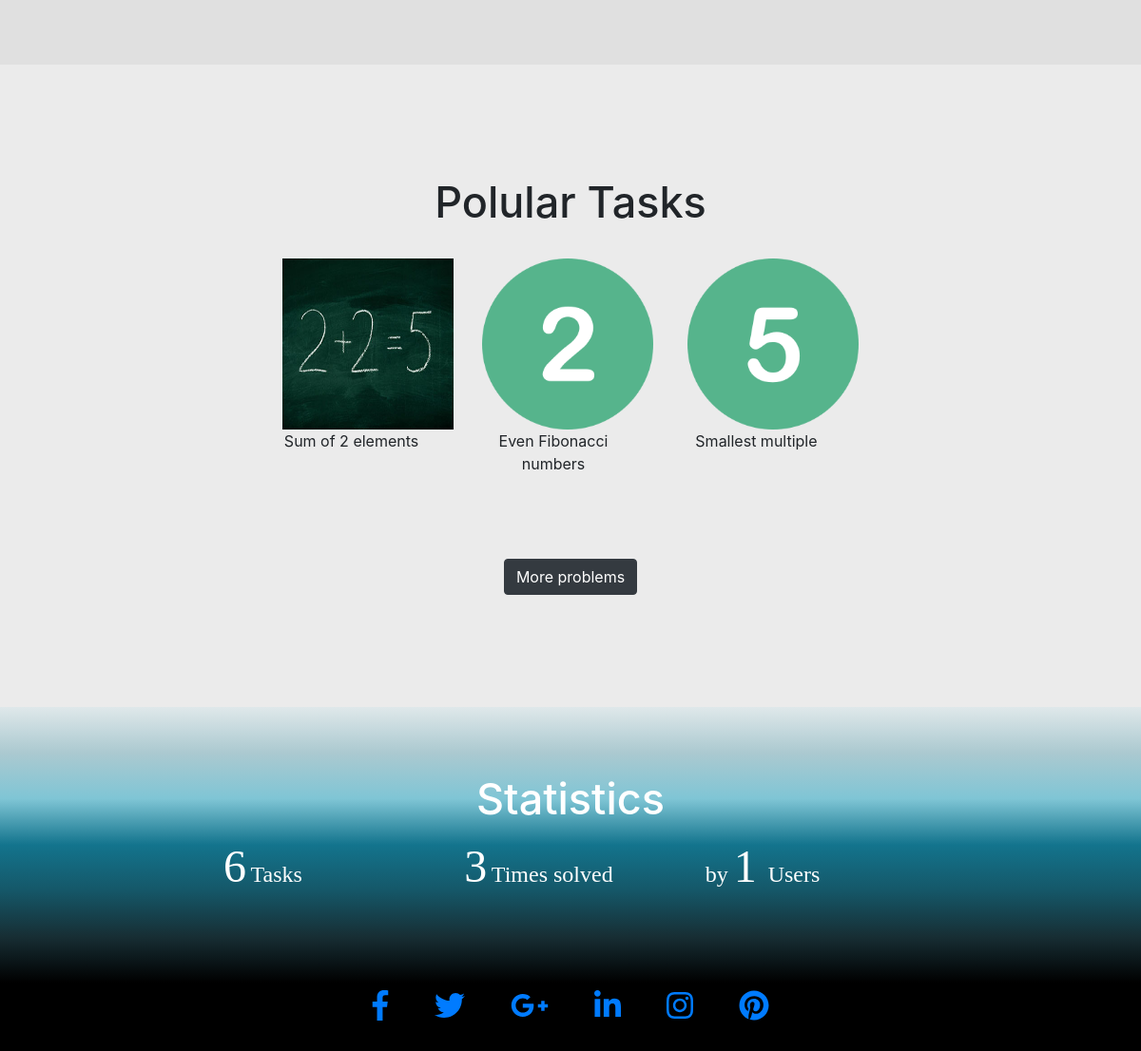
Before: / (lower part) with the older database file.
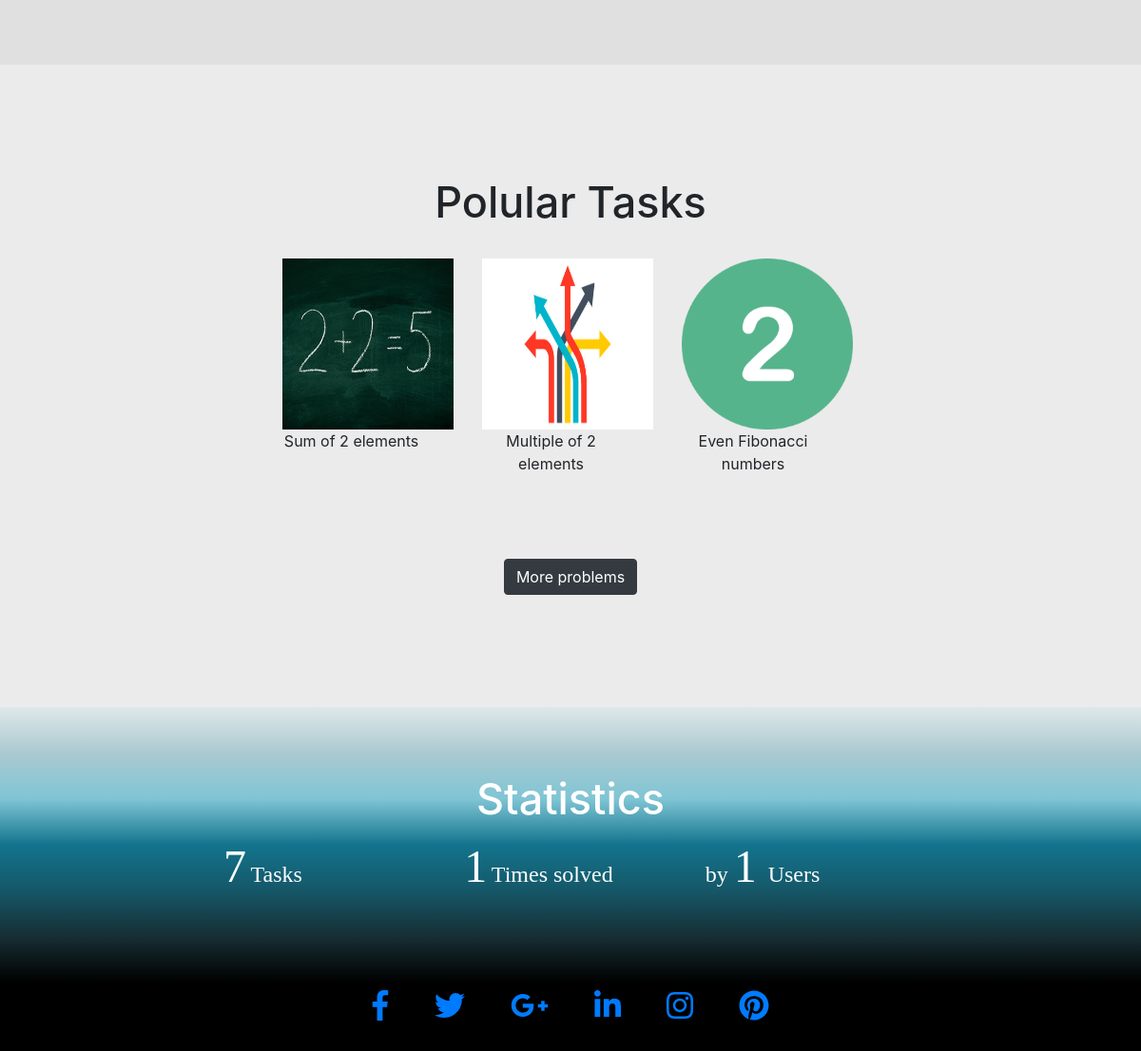
After: the same page with the newer database file.
### myFirstApp/models.py (models this page shows, shortened)
class Task(models.Model):
    task_name   = models.CharField(max_length = 1000)
    task_img    = models.ImageField(upload_to='task_img/', default='NULL')
    task_text   = models.TextField(default="")
    clicks      = models.IntegerField(default=0)

### myFirstApp/views.py (the view)
# urls.py: path('', views.index, name = 'index'),
def index(request):
    tasks   = Task.objects.all().count()
    users   = UserProfileInfo.objects.all().count()
    solved  = Code.objects.filter(isSolved = False).count()
    popular = Task.objects.filter(clicks__gt = 3).order_by('-clicks')[:3]
    news    = New.objects.order_by('-date')[:3]
    dic = {
        'news':news,
        'title':'Polular Tasks',
        'task':popular,
        'countTask':tasks,
        'countUser':users,
        'countSolved':solved
    }
    return render(request, 'myFirstApp/popTask.html', context={'dic':dic})

### myFirstApp/templates/myFirstApp/popTask.html (shortened to what this page needs)
{% extends 'myFirstApp/index.html' %}
{% block body_block %}
<br><br>
<div id= "dg">
  <center><h4>Latest it news</h4></center><br>
</div>
<div id="lg">
<br><br>
   <center> <h4>{{ dic.title }}</h4></center>
    <br>
    <div class="container">
        <div class="row justify-content-md-center">
        <br><br>
    {% for i in dic.task %}
        <div class="tilt2">
            <div class="col-lg-10 col-lg-offset-4">
                <a href={%url 'currentTask' i.id%}><img src="{{ i.task_img.url }}" width="180" height="180" alt=""> </a>
                <p>{{ i.task_name }} </p>
            </div>
        </div>
    {% endfor %}
        </div>
    </div>
    <br><br><br>
   <center> <a href={% url 'moreProblems' %} >  <button type="button" class="btn btn-dark center">More problems </button></a></center>
    <br><br>
  </div>
      <div id ="r">
    <div class="container">
      <div class="row justify-content-md-center">
        <div class="col-lg-8 col-lg-offset-2">
          <h4><center>Statistics</cenet> </h4>
        <div class="row">
    <div class="col-sm">
     <p>  <font size="10" face="Wide latin"> {{ dic.countTask }}</font>
           <font size="5" face="Wide latin">Tasks</font></p>
    </div>
    <div class="col-sm">
    <p>
  <font size="10" face="Wide latin">{{dic.countSolved}}</font>
            <font size="5" face="Wide latin">Times solved</font></p>
    </div>
    <div class="col-sm">
    <p>
    <font size="5" face="Wide latin"> by </font> <font size="10" face="Wide latin">{{ dic.countUser}} </font><font size="5" face="Wide latin">Users</font> </p>
    </div>
      </div>
    </div>
    </div>
    </div>
    </div>
{% endblock  %}

Changed rows visible on the page:
no longer on this page (row edited): Task: task_img (picture), task_name "Smallest multiple"
added Task: task_img (picture), task_name "Multiple of 2 elements"
Other visible differences:
{{ dic.countTask }}: "6" → "7"
{{ dic.countSolved }}: "3" → "1"
